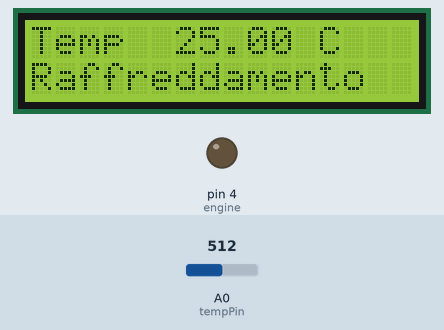
This sketch was run on a simulated Arduino Uno, built with avr-gcc and run on an emulated ATmega328P. Shown: 16×2 character LCD, output pins drawn as LEDs (lit = HIGH). Inputs (shaded band) come from the test bench; at power-on: A0 (tempPin) = 512.

Above: at 1.2 s.
1.3 s: A0 (tempPin) set to 486
At 1.9 s:
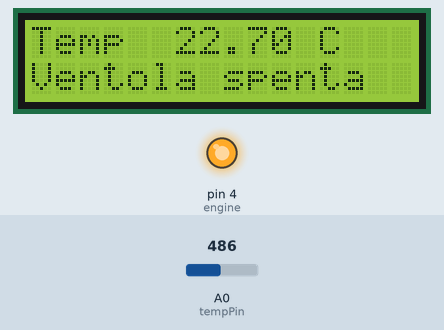
3.0 s: A0 (tempPin) set to 0
At 3.7 s:
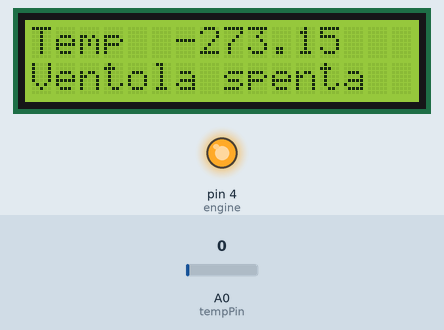
4.6 s: A0 (tempPin) set to 34
At 5.4 s:
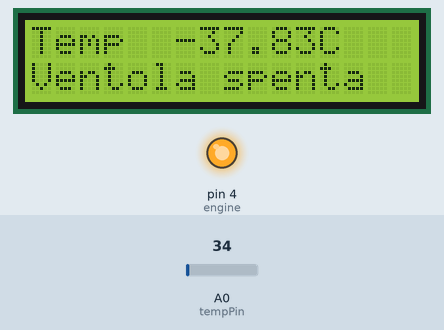
Timing chart, 0 to 7.6 s (numbered marks = the images above; inputs shaded):
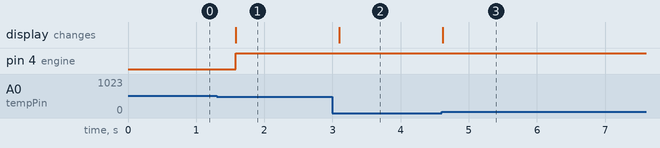

The sketch:

13-Condizionatore.ino
```cpp
#include <LiquidCrystal.h>


int tempPin = 0;
int engine = 4;

//                BS  E  D4 D5  D6 D7
LiquidCrystal lcd(7, 8, 9, 10, 11, 12);


void setup() {
    lcd.begin(16, 2);
    pinMode(engine, OUTPUT);
}


void loop() {
    int tempReading = analogRead(tempPin);

    double tempK = log(10000.0 * ((1024.0 / tempReading - 1)));
    tempK = 1 / (0.001129148 + (0.000234125 + (0.0000000876741 * tempK * tempK )) * tempK );       //  Temp Kelvin
    float tempC = tempK - 273.15;             // Convert Kelvin to Celcius
    float tempF = (tempC * 9.0)/ 5.0 + 32.0;  // Convert Celcius to Fahrenheit

    lcd.setCursor(0, 0);
    lcd.print("Temp        C");
    lcd.setCursor(6, 0);
    lcd.print(tempC);

    if (tempC>=24) {
        digitalWrite(engine, LOW);
        lcd.setCursor(0, 1);
        lcd.print("Raffreddamento");
    } else {
        digitalWrite(engine, HIGH);
        lcd.setCursor(0, 1);
        lcd.print("Ventola spenta");
    }

    delay(500);
}
```

Measured:
- the behaviour switches between 501 and 500 on A0 (tempPin) (found by bisection; images 0 and 1)
- after the input at 1.3 s, pin 4 (engine): LOW → HIGH after 0.28 s; the display: changes after 0.28 s (image 1)
- after the input at 3.0 s, the display: changes after 0.10 s (image 2)
- after the input at 4.6 s, the display: changes at once (image 3)
